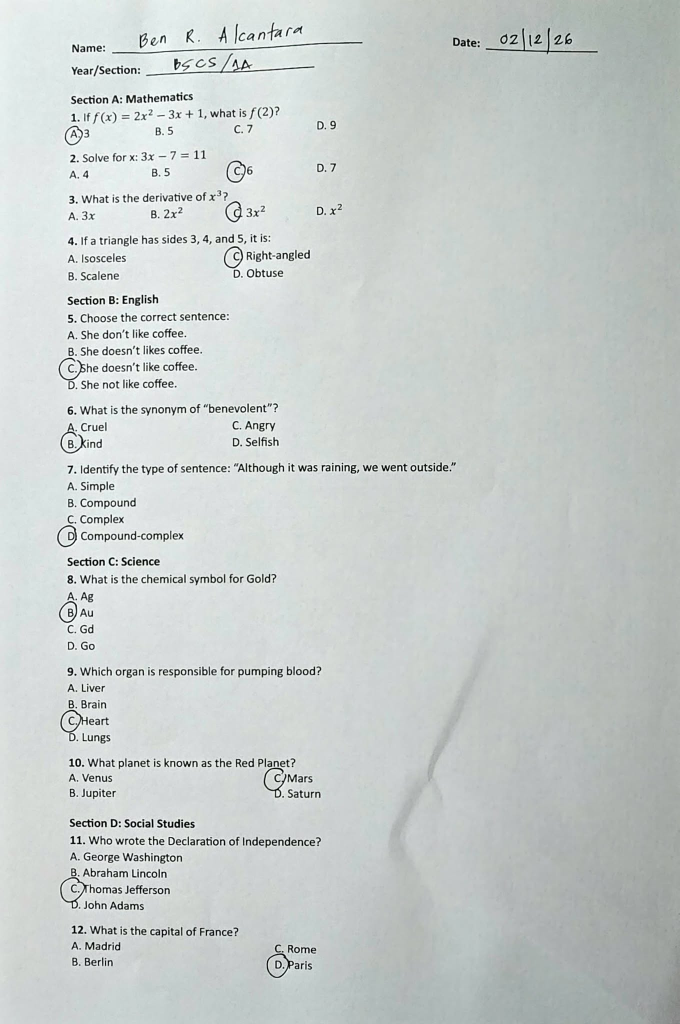
#> input picture backend/uploads/test_answer_sheets/01_Student.jpg, 1359 x 2048 px (shown at 1/2 size)
$ python diagnose_2026-11-01_letter_arbiters.py uploads/test_answer_sheets/01_Student.jpg
#> lines starting #> are read from the running program, lines starting #| are printed output that depends on the picture; after the words box and inside, x2 and y2 are one past the last pixel; in counts of white or black regions, pixels touching at a corner belong together
### backend/app/ml/ocr_shared.py
from __future__ import annotations
import os
from dataclasses import dataclass
from typing import Optional
import numpy as np

@dataclass
class DetectedAnswer:
    y: int
    x: int
    letter: str
    confidence: float = 0.0
    size: int = 0
    # NEW 2026-10-24. 0 means "nobody said", and every caller that numbers by
    # position keeps working. ocr_item_numbers fills it with the number
    # PRINTED on the page, so a page that starts at item 12 says so.
    item_number: int = 0
    # NEW 2026-10-31. Only the encircled detector ever sets this False, for a
    # circle whose option could not be proved from the printed labels - i.e.
    # a circle that is round handwriting, not a circled option. True is the
    # default so every other detector and every existing caller is unchanged.
    proved_by_label: bool = True

@dataclass
class OCRPageResult:
    image_path: str
    answers: list
    mean_conf: float
    error: Optional[str] = None
    warning: Optional[str] = None

# [9 lines left out: function setup_tesseract, not called in this run]

MAX_SIDE = 2400
MIN_SIDE = 2000

def load_gray(image_path: str):
    import cv2
    img = cv2.imread(image_path)
#> img is the input picture: shape (2048, 1359, 3); mean B, G, R 203, 204.6, 198.9
    if img is None:
        raise FileNotFoundError(f"Cannot read image: {image_path}")
    gray = cv2.cvtColor(img, cv2.COLOR_BGR2GRAY)
    h, w = gray.shape
    scale = 1.0
    if max(h, w) > MAX_SIDE:
        scale = MAX_SIDE / float(max(h, w))
        gray = cv2.resize(gray, (int(w * scale), int(h * scale)), interpolation=cv2.INTER_AREA)
    elif max(h, w) < MIN_SIDE:
        scale = MIN_SIDE / float(max(h, w))
        gray = cv2.resize(gray, (int(w * scale), int(h * scale)), interpolation=cv2.INTER_CUBIC)
    return gray, scale

def ink_mask(gray):
    import cv2
    blur = cv2.GaussianBlur(gray, (5, 5), 0)
    block = max(15, (min(gray.shape) // 40) | 1)
    th = cv2.adaptiveThreshold(blur, 255, cv2.ADAPTIVE_THRESH_GAUSSIAN_C,
                               cv2.THRESH_BINARY_INV, block, 12)
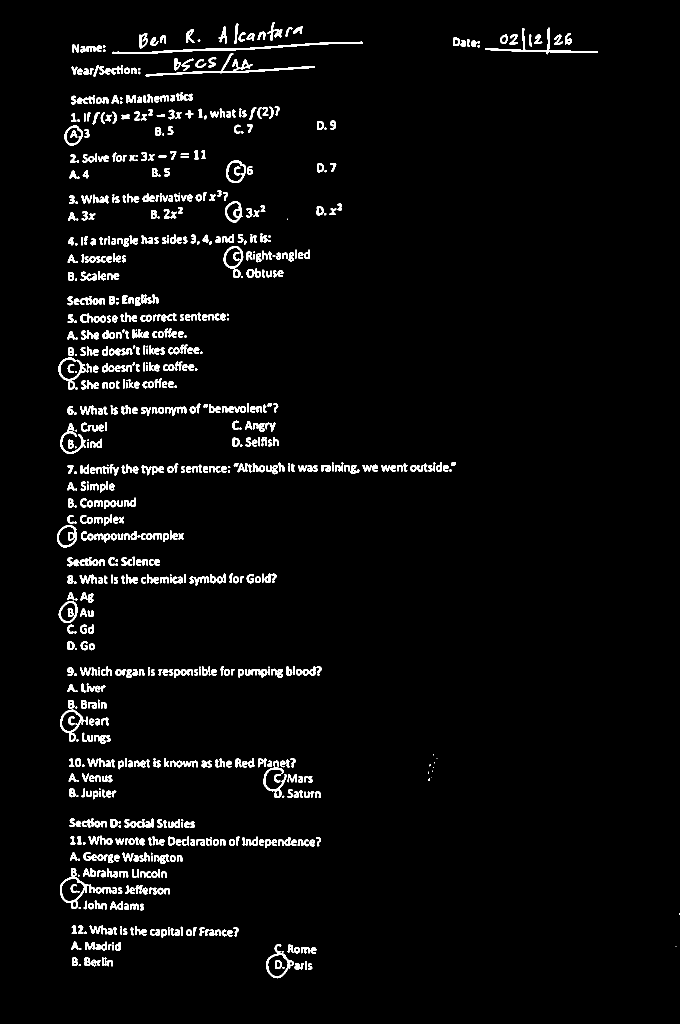
#> th: shape (2048, 1359) (shown at 1/2 size); 3.5% white; 921 white regions (93 under 20 px), largest, box (x1, y1, x2, y2) and area: (224, 83, 726, 108) 1940, (291, 106, 630, 153) 1795, (971, 55, 1196, 109) 1210
    th = cv2.morphologyEx(th, cv2.MORPH_OPEN, np.ones((2, 2), np.uint8))
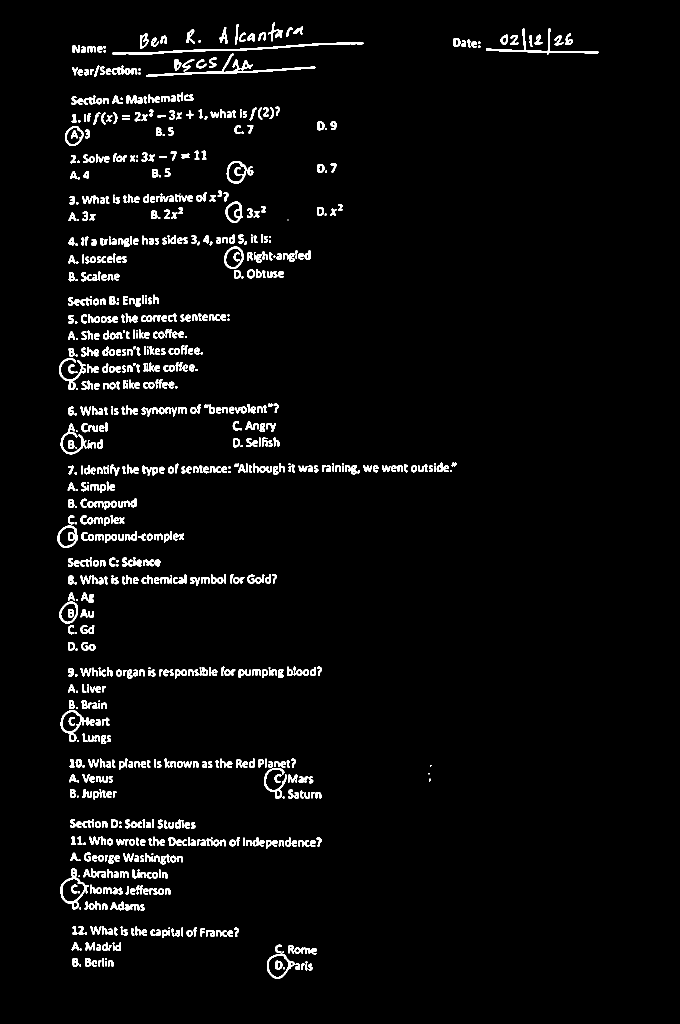
#> th: shape (2048, 1359) (shown at 1/2 size); 3.5% white; 945 white regions (101 under 20 px), largest, box (x1, y1, x2, y2) and area: (225, 84, 727, 109) 1939, (292, 107, 631, 154) 1607, (972, 56, 1197, 109) 1208
    return th

def estimate_text_height(ink) -> float:
    import cv2
    n, _, stats, _ = cv2.connectedComponentsWithStats(ink, connectivity=8)
#> n = 946; stats = 946 rows, first 6: [0, 0, 1359, 2048, 2686479], [536, 45, 30, 38, 340], [470, 48, 8, 41, 162], [587, 53, 19, 16, 156], [438, 54, 17, 34, 235], [572, 55, 14, 19, 96]
    H, W = ink.shape
#> (the rest of the program and of its run is left out)
